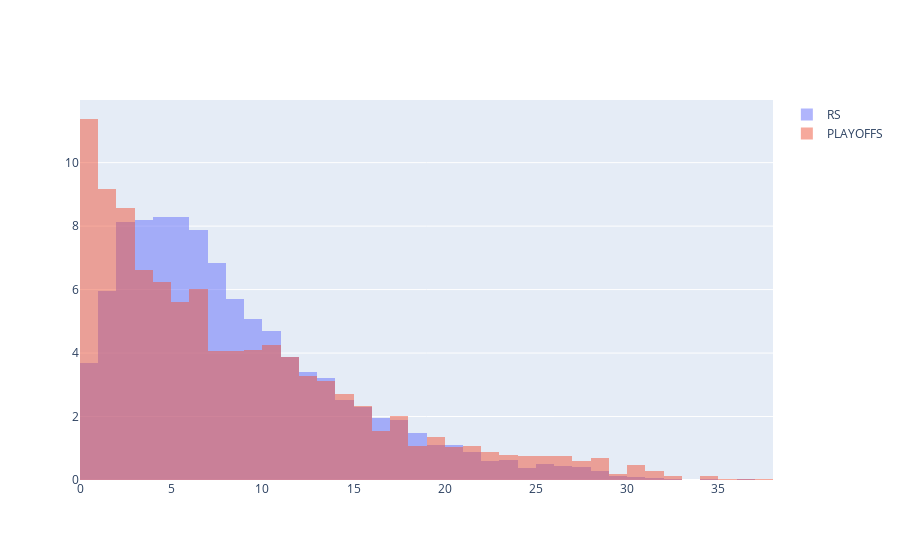

The notebook cell saved with this chart:
### Markdown cell above
### Distribution of Points compared to regular season and playoffs?

### Code cell
fig=go.Figure()
fig.add_trace(go.Histogram(x=rs_df['PTS']/rs_df['GP'],histnorm='percent',name='RS',
                           xbins={'start':0,'end':38,'size':1}))

fig.add_trace(go.Histogram(x=playoff_df['PTS']/playoff_df['GP'],histnorm='percent',name='PLAYOFFS',
                           xbins={'start':0,'end':38,'size':1}))


fig.update_layout(barmode='overlay')
fig.update_traces(opacity=0.5)
fig.show()

### Figure 1 — Plotly figure (JSON) as saved in the notebook; plotly's stock layout.template omitted (floating-point values rounded to 4 significant figures; data arrays with more than 128 entries replaced by an {"elided": "..."} marker saying what was removed)
{"data": [{"histnorm": "percent", "name": "RS", "opacity": 0.5, "type": "histogram", "x": {"elided": "5148 float values"}, "xbins": {"end": 38, "size": 1, "start": 0}}, {"histnorm": "percent", "name": "PLAYOFFS", "opacity": 0.5, "type": "histogram", "x": {"elided": "2145 float values"}, "xbins": {"end": 38, "size": 1, "start": 0}}], "layout": {"barmode": "overlay"}}
